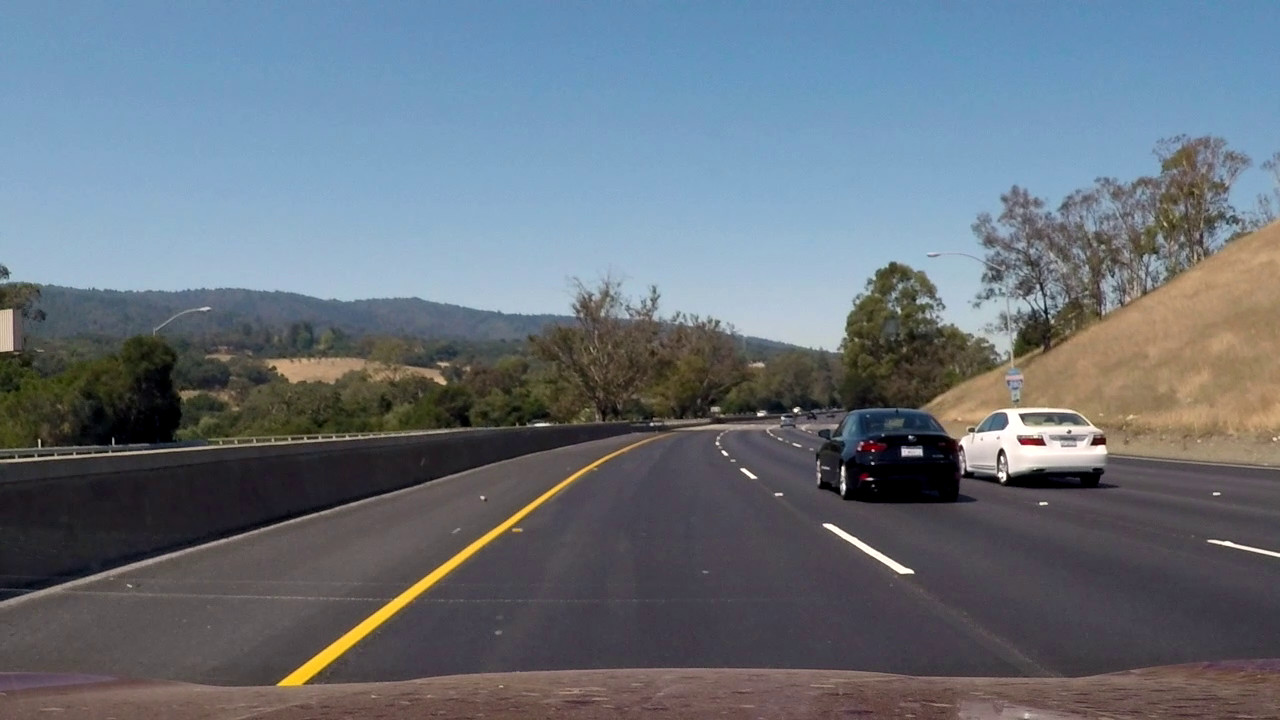
#> input picture test_images/challenge_snap1.jpg, 1280 x 720 px; its folder holds 3 pictures in this run
$ jupyter execute --allow-errors P1.ipynb   (shell and % lines are left out)
#> lines starting #> are read from the running program, lines starting #| are printed output that depends on the picture; after the words box and inside, x2 and y2 are one past the last pixel; in counts of white or black regions, pixels touching at a corner belong together
# **Finding Lane Lines on the Road**
***
In this project, you will use the tools you learned about in the lesson to identify lane lines on the road.  You can develop your pipeline on a series of individual images, and later apply the result to a video stream (really just a series of images). Check out the video clip "raw-lines-example.mp4" (also contained in this repository) to see what the output should look like after using the helper functions below.

Once you have a result that looks roughly like "raw-lines-example.mp4", you'll need to get creative and try to average and/or extrapolate the line segments you've detected to map out the full extent of the lane lines.  You can see an example of the result you're going for in the video "P1_example.mp4".  Ultimately, you would like to draw just one line for the left side of the lane, and one for the right.

---
Let's have a look at our first image called 'test_images/solidWhiteRight.jpg'.  Run the 2 cells below (hit Shift-Enter or the "play" button above) to display the image.

**Note: If, at any point, you encounter frozen display windows or other confounding issues, you can always start again with a clean slate by going to the "Kernel" menu above and selecting "Restart & Clear Output".**

---

**The tools you have are color selection, region of interest selection, grayscaling, Gaussian smoothing, Canny Edge Detection and Hough Tranform line detection.  You  are also free to explore and try other techniques that were not presented in the lesson.  Your goal is piece together a pipeline to detect the line segments in the image, then average/extrapolate them and draw them onto the image for display (as below).  Once you have a working pipeline, try it out on the video stream below.**

---

<figure>

 <figcaption>
 <p></p>
 <p style="text-align: center;"> Your output should look something like this (above) after detecting line segments using the helper functions below </p>
 </figcaption>
</figure>
 <p></p>
<figure>

 <figcaption>
 <p></p>
 <p style="text-align: center;"> Your goal is to connect/average/extrapolate line segments to get output like this</p>
 </figcaption>
</figure>

**Run the cell below to import some packages.  If you get an `import error` for a package you've already installed, try changing your kernel (select the Kernel menu above --> Change Kernel).  Still have problems?  Try relaunching Jupyter Notebook from the terminal prompt.  Also, see [this forum post](https://carnd-forums.udacity.com/cq/viewquestion.action?spaceKey=CAR&id=29496372&questionTitle=finding-lanes---import-cv2-fails-even-though-python-in-the-terminal-window-has-no-problem-with-import-cv2) for more troubleshooting tips.**

[cell 1]
#importing some useful packages
import matplotlib.pyplot as plt
import matplotlib.image as mpimg
import numpy as np
import cv2

#> (a cell that did not finish here is left out)

**Some OpenCV functions (beyond those introduced in the lesson) that might be useful for this project are:**

`cv2.inRange()` for color selection
`cv2.fillPoly()` for regions selection
`cv2.line()` to draw lines on an image given endpoints
`cv2.addWeighted()` to coadd / overlay two images
`cv2.cvtColor()` to grayscale or change color
`cv2.imwrite()` to output images to file
`cv2.bitwise_and()` to apply a mask to an image

**Check out the OpenCV documentation to learn about these and discover even more awesome functionality!**

Below are some helper functions to help get you started. They should look familiar from the lesson!

[cell 3]
import math
import numpy as np

buf_mPos = np.array([0.,0.,0.,0.]) ; buf_xcPos = np.array([0.,0.,0.,0.]) ; buf_ycPos = np.array([0.,0.,0.,0.])
#> after `buf_mPos = np.array([0.0, 0.0, 0.0, 0.0])`: buf_mPos = [0, 0, 0, 0]
buf_mNeg = np.array([0.,0.,0.,0.]) ; buf_xcNeg = np.array([0.,0.,0.,0.]) ; buf_ycNeg = np.array([0.,0.,0.,0.])
wma_weights = np.array([0.4,0.3,0.2,0.1]) # Weights for 4 sample weighted moving average
smooth_lines = True

def grayscale(img):
    """Applies the Grayscale transform
    This will return an image with only one color channel
    but NOTE: to see the returned image as grayscale
    (assuming your grayscaled image is called 'gray')
    you should call plt.imshow(gray, cmap='gray')"""
    return cv2.cvtColor(img, cv2.COLOR_RGB2GRAY)
    # Or use BGR2GRAY if you read an image with cv2.imread()
    # return cv2.cvtColor(img, cv2.COLOR_BGR2GRAY)

def canny(img, low_threshold, high_threshold):
    """Applies the Canny transform"""
    return cv2.Canny(img, low_threshold, high_threshold)

def gaussian_blur(img, kernel_size):
    """Applies a Gaussian Noise kernel"""
    return cv2.GaussianBlur(img, (kernel_size, kernel_size), 0)

# [101 lines left out: functions region_of_interest, draw_lines, hough_lines, not called in this run]

def draw_curves(img, lines, color=[255, 0, 0], thickness=10):
    from numpy import polyfit
    from numpy import poly1d
    shp = img.shape # get shape to determine the bounds for extrapolating line
    ptxL = [] ; ptyL = [] ; ptxR = [] ; ptyR = []
    for line in lines:
        for x1,y1,x2,y2 in line:
            m = (y2-y1)/(x2-x1)
            if abs(m) < 0.5 or abs(m) > 5.0:
                continue
            if m > 0:
                ptxL.append(x1) ; ptxL.append(x2)
                ptyL.append(y1) ; ptyL.append(y2)
            if m < 0:
                ptxR.append(x1) ; ptxR.append(x2)
                ptyR.append(y1) ; ptyR.append(y2)
    # Fit x as a function of y !!!
    if len(ptxL)==0 or len(ptxR)==0:
        return
    coeffL = polyfit(ptyL, ptxL, 2)
    polyL = poly1d(coeffL)
    coeffR = polyfit(ptyR, ptxR, 2)
    polyR = poly1d(coeffR)
    # Generate points across ROI extent
    ys = np.linspace(0.6*shp[0], 1.0*shp[0], 100)
    xsL = polyL(ys)
    xsR = polyR(ys)

    # Draw polygonal curves
    crvL = np.array([])
    crvR = np.array([])
    for i in range(len(ys)):
        crvL = np.append(crvL,[xsL[i],ys[i]])
        crvR = np.append(crvR,[xsR[i],ys[i]])
    crvL = np.reshape(crvL,(-1,2),order='C')
    crvR = np.reshape(crvR,(-1,2),order='C')

    # [13 lines of commented-out code are left out]

    cv2.polylines(img,np.int32([crvL, crvR]),False,color=(0,0,255),thickness=10)

def hough_curves(img, rho, theta, threshold, min_line_len, max_line_gap):
    lines = cv2.HoughLinesP(img, rho, theta, threshold, np.array([]), minLineLength=min_line_len, maxLineGap=max_line_gap)
    curve_img = np.zeros((img.shape[0], img.shape[1], 3), dtype=np.uint8)
    draw_curves(curve_img, lines)
    return curve_img

# Python 3 has support for cool math symbols.

def weighted_img(img, initial_img, α=0.8, β=1., λ=0.):
    """
    `img` is the output of the hough_lines(), An image with lines drawn on it.
    Should be a blank image (all black) with lines drawn on it.

    `initial_img` should be the image before any processing.

    The result image is computed as follows:

    initial_img * α + img * β + λ
    NOTE: initial_img and img must be the same shape!
    """
    return cv2.addWeighted(initial_img, α, img, β, λ)

## Test on Images

Now you should build your pipeline to work on the images in the directory "test_images"
**You should make sure your pipeline works well on these images before you try the videos.**

[cell 4]
import os
os.listdir("test_images/")

run your solution on all test_images and make copies into the test_images directory).

#> (a cell that did not finish here is left out)

## Test on Videos

You know what's cooler than drawing lanes over images? Drawing lanes over video!

We can test our solution on two provided videos:

`solidWhiteRight.mp4`

`solidYellowLeft.mp4`

**Note: if you get an `import error` when you run the next cell, try changing your kernel (select the Kernel menu above --> Change Kernel).  Still have problems?  Try relaunching Jupyter Notebook from the terminal prompt. Also, check out [this forum post](https://carnd-forums.udacity.com/questions/22677062/answers/22677109) for more troubleshooting tips.**

**If you get an error that looks like this:**
```
NeedDownloadError: Need ffmpeg exe.
You can download it by calling:
imageio.plugins.ffmpeg.download()
```
**Follow the instructions in the error message and check out [this forum post](https://carnd-forums.udacity.com/display/CAR/questions/26218840/import-videofileclip-error) for more troubleshooting tips across operating systems.**

[cell 6]
# Import everything needed to edit/save/watch video clips
from moviepy.editor import VideoFileClip
from IPython.display import HTML

[cell 7]
# [17 lines left out: function process_image, not called in this run]

Let's try the one with the solid white lane on the right first ...

[cell 8]
smooth_lines = False
#> smooth_lines = False
white_output_raw = 'white_raw.mp4'
#> (the rest of this cell did not finish here and is left out)

Play the video inline, or if you prefer find the video in your filesystem (should be in the same directory) and play it in your video player of choice.

[cell 9]
HTML("""
<video width="960" height="540" controls>
  <source src="{0}">
</video>
""".format(white_output_raw))

[cell 10]
smooth_lines = True
white_output_smooth = 'white_smooth.mp4'
#> (the rest of this cell did not finish here and is left out)

[cell 11]
HTML("""
<video width="960" height="540" controls>
  <source src="{0}">
</video>
""".format(white_output_smooth))

**At this point, if you were successful you probably have the Hough line segments drawn onto the road, but what about identifying the full extent of the lane and marking it clearly as in the example video (P1_example.mp4)?  Think about defining a line to run the full length of the visible lane based on the line segments you identified with the Hough Transform.  Modify your draw_lines function accordingly and try re-running your pipeline.**

Now for the one with the solid yellow lane on the left. This one's more tricky!

[cell 12]
smooth_lines = True
yellow_output = 'yellow.mp4'
#> (the rest of this cell did not finish here and is left out)

[cell 13]
HTML("""
<video width="960" height="540" controls>
  <source src="{0}">
</video>
""".format(yellow_output))

## Reflections

Congratulations on finding the lane lines!  As the final step in this project, we would like you to share your thoughts on your lane finding pipeline... specifically, how could you imagine making your algorithm better / more robust?  Where will your current algorithm be likely to fail?

Please add your thoughts below,  and if you're up for making your pipeline more robust, be sure to scroll down and check out the optional challenge video below!

### Implementation Overview

The project was completed by implementing the image processing pipeline that utilized the starter functions. The pipeline performs the following steps

1. Load frame from video and converts to grayscale
2. Apply gaussian blur and identify edges using Canny routine
3. Creates a region of interest to __*mask non-relevant*__ edges (trees, other cars, etc).
4. Uses masked edges to determine the set of Hough lines
5. Hough lines are then drawn on the image and frame is output to video

The key implemention is in function __draw_lines__. The function segregates the Hough lines in the parameter space and allocates them to either the left or the right lanes depending on the apparent slope. The implementation provides a flag __smooth_lines__, which performs *Simple Weighted Moving Average (SWMA)* smoothing of the line in parameter space. The output video without and with SWMA smoothing is presented in two separate videos. The pipeline was also successfully applied to the last video with yellow left lane.

### Key implementation

The challenge problem was also attempted. The video output using the previous implementation of __draw_lines__ resulted in poor tracking of curved lanes. Two alternate functions __draw_curves__ and __hough_curves__ were implemented to employ quadratic fit approach. However, due to poor sampling from dashed center-lanes, the quality of tracking is poor. The tracking of lanes in frames for the concrete section of the road is especially difficult. Some ideas for further improvement are as follows (these are being explored and will be implemented in due course of time).

* Improve lane detection in concrete section
  - Incresae image contrast before Canny edge detection
  - Change Gaussian blur parameter
  - Change the minVal and maxVal for Canny function
* Cubic or spline based fitting of points
* Further improvement to masked regions (two polygonal regions, one for each lane)
* Keep a history of points from the last three frames while fitting. This will improve and smoothen the fit for dashed lanes.
* Alternatively, generalized Hough transformation for quadtratic (3-d parameter space) and cubic (4-d parameter space) can be implemented. However, working with extra-dimensions presents many challenges including compute resources and uniqueness of solution. The above approach was found to be cost effective - however, an attempt will be made later to try quadratic fit using GHT.

## Submission

If you're satisfied with your video outputs it's time to submit!  Submit this ipython notebook for review.

## Optional Challenge

Try your lane finding pipeline on the video below.  Does it still work?  Can you figure out a way to make it more robust?  If you're up for the challenge, modify your pipeline so it works with this video and submit it along with the rest of your project!

[cell 14]
image = mpimg.imread('test_images/challenge_snap1.jpg')
#> image is the input picture: shape (720, 1280, 3); mean R, G, B 103.7, 113.1, 123.1
gray = grayscale(image)
#> in grayscale, `return cv2.cvtColor(img, cv2.COLOR_RGB2GRAY)`:
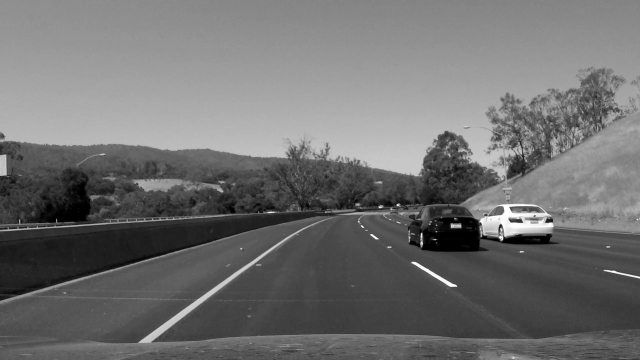
#> returned value: shape (720, 1280) (shown at 1/2 size); min 0, max 255, mean 111.4
#plt.imshow(gray, cmap='gray') # without cmap=gray Jupyter may give 'jet' like colormap
blur_gray = gaussian_blur(gray,5)
#plt.imshow(blur_gray, cmap='gray') # without cmap=gray Jupyter may give 'jet' like colormap
edges = canny(blur_gray, 100, 250)
#> in canny, `return cv2.Canny(img, low_threshold, high_threshold)`:
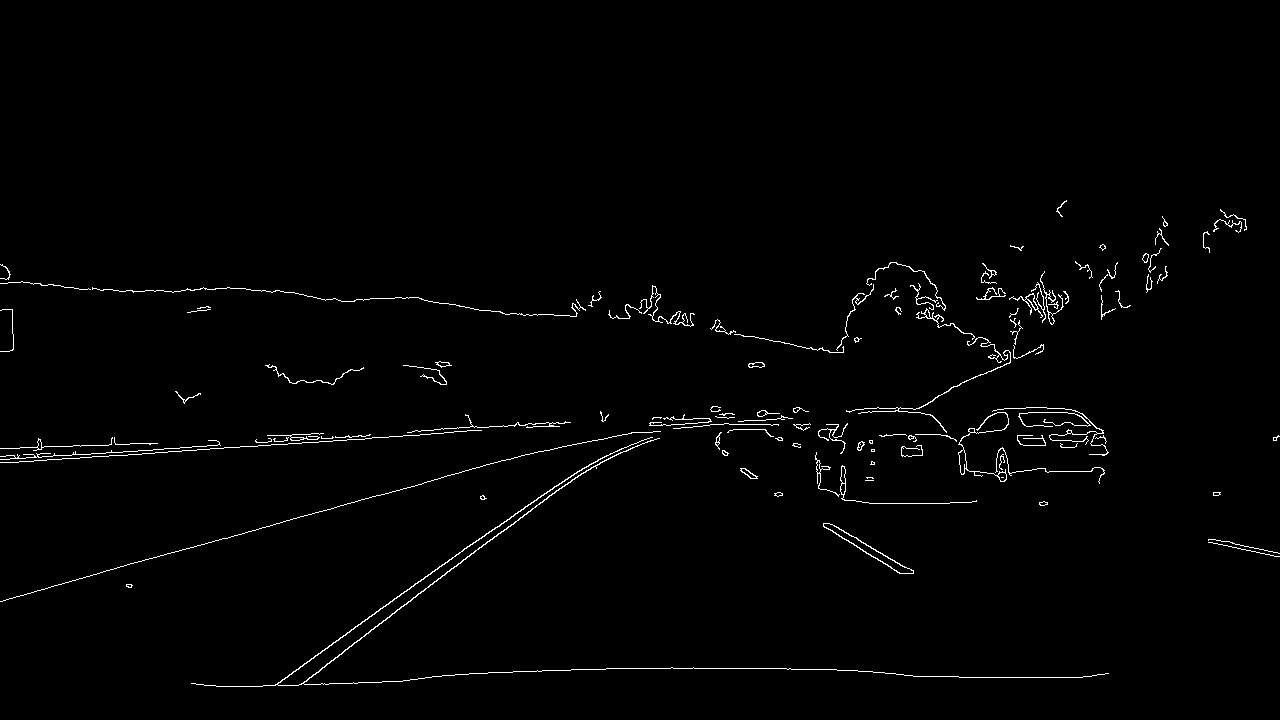
#> returned value: shape (720, 1280); 1.2% white in thin lines or dots, all inside (x1, y1, x2, y2) = (0, 200, 1280, 687)
#plt.imshow(edges, cmap='gray') # without cmap=gray Jupyter may give 'jet' like colormap
mask = np.zeros_like(edges)
ignore_mask_color = 255
imshape = image.shape
vertices = np.array([[(0.05*imshape[1],0.9*imshape[0]),(0.45*imshape[1], 0.6*imshape[0]), (0.55*imshape[1], 0.6*imshape[0]), (0.95*imshape[1],0.9*imshape[0])]], dtype=np.int32)
cv2.fillPoly(mask, vertices, ignore_mask_color)
#> mask: shape (720, 1280); 15.1% white; 1 white region, box (x1, y1, x2, y2) and area: (64, 432, 1217, 649) 139393
#plt.imshow(mask, cmap='gray') # without cmap=gray Jupyter may give 'jet' like colormap
masked_edges = cv2.bitwise_and(edges, mask)
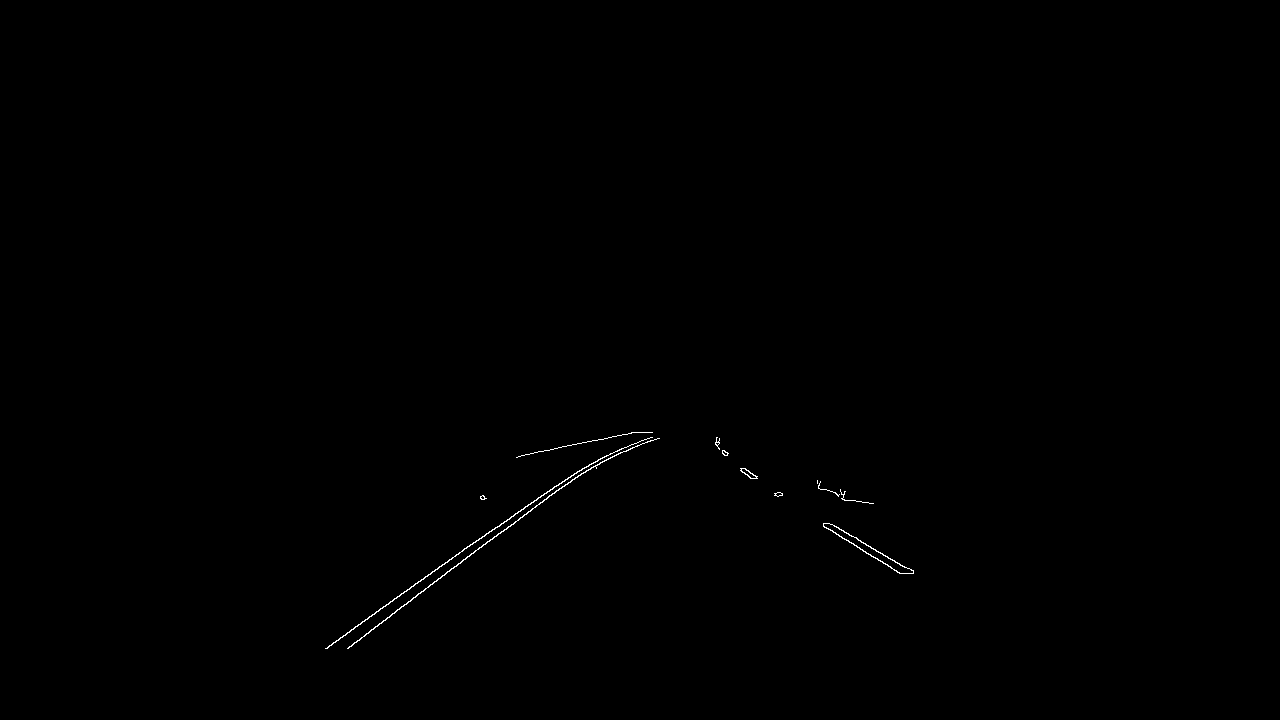
#> masked_edges: shape (720, 1280); 0.18% white in thin lines or dots, all inside (x1, y1, x2, y2) = (325, 432, 914, 649)
#plt.imshow(masked_edges, cmap='gray') # without cmap=gray Jupyter may give 'jet' like colormap
curve_image = np.copy(image)*0 # blank image for drawing the lines
#> curve_image: shape (720, 1280, 3); every value is 0
hcurves = hough_curves(masked_edges, 1, np.pi/180, 5, 10, 5)
#> in hough_curves, `lines = cv2.HoughLinesP(img, rho, theta, threshold, np.array([]), minL..`: lines = 34 rows, first 6: [347, 648, 562, 486], [449, 559, 591, 463], [831, 524, 904, 567], [554, 493, 581, 473], [823, 525, 900, 573], [610, 453, 651, 437]
#> the loop in draw_curves, `for line in lines:` made 34 passes
#> after the loop in draw_curves, `for line in lines:`: ptxL = [831, 904, 823, 900, 715, 727, 836, 905, 740, 754, 870, 902, 882, 913, 829, 849, 830, 859]; ptxR = [347, 562, 449, 591, 554, 581, 327, 383, 511, 584, 394, 451, 492, 572, 392, 501, 432, 513, 345, 396, 325, 340, 350, 364]; ptyL = [524, 567, 525, 573, 444, 454, 526, 567, 470, 478, 554, 573, 553, 572, 523, 535, 529, 547]; ptyR = [648, 486, 559, 463, 493, 473, 648, 606, 516, 467, 598, 559, 539, 479, 613, 531, 571, 516, 635, 597, 648, 637, 646, 636]
#> in draw_curves, `coeffL = polyfit(ptyL, ptxL, 2)`: coeffL = [0.00183, -0.333, 497.9]
#> in draw_curves, `coeffR = polyfit(ptyR, ptxR, 2)`: coeffR = [0.000829, -2.33, 1493.9]
#> in draw_curves, `xsL = polyL(ys)`: xsL = 100 values from 696.3 to 1208.6
#> in draw_curves, `xsR = polyR(ys)`: xsR = 100 values, max 644.2 at index 0, min 249.6 at index 99, mean 435.5
#> the loop in draw_curves, `for i in range(len(ys)):` made 100 passes
#> (crvL, crvR) on passes 1 to 4: ([696.3, 432], [644.2, 432]), ([696.3, 432, 700, 434.9], [644.2, 432, 639.5, 434.9]), ([696.3, 432, 700, 434.9, 703.7, 437.8], [644.2, 432, 639.5, 434.9, 634.8, 437.8]), ([696.3, 432, 700, 434.9, 703.7, 437.8, 707.4, 440.7], [644.2, 432, 639.5, 434.9, 634.8, 437.8, 630.2, 440.7])
#> after the loop in draw_curves, `for i in range(len(ys)):`: crvL = 200 values, max 1208.6 at index 198, min 432 at index 1, mean 751.7; crvR = 200 values, max 720 at index 199, min 249.6 at index 198, mean 505.8
#> in draw_curves, `crvL = np.reshape(crvL,(-1,2),order='C')`: crvL = 100 pairs, first value 696.3 to 1208.6, second value 432 to 720
#> in draw_curves, `crvR = np.reshape(crvR,(-1,2),order='C')`: crvR = 100 pairs, first value 249.6 to 644.2, second value 432 to 720
#plt.imshow(hcurves, cmap='gray') # without cmap=gray Jupyter may give 'jet' like colormap
final_image = weighted_img(image, hcurves, α=0.8, β=1., λ=0.)
#> in weighted_img, `return cv2.addWeighted(initial_img, α, img, β, λ)`:
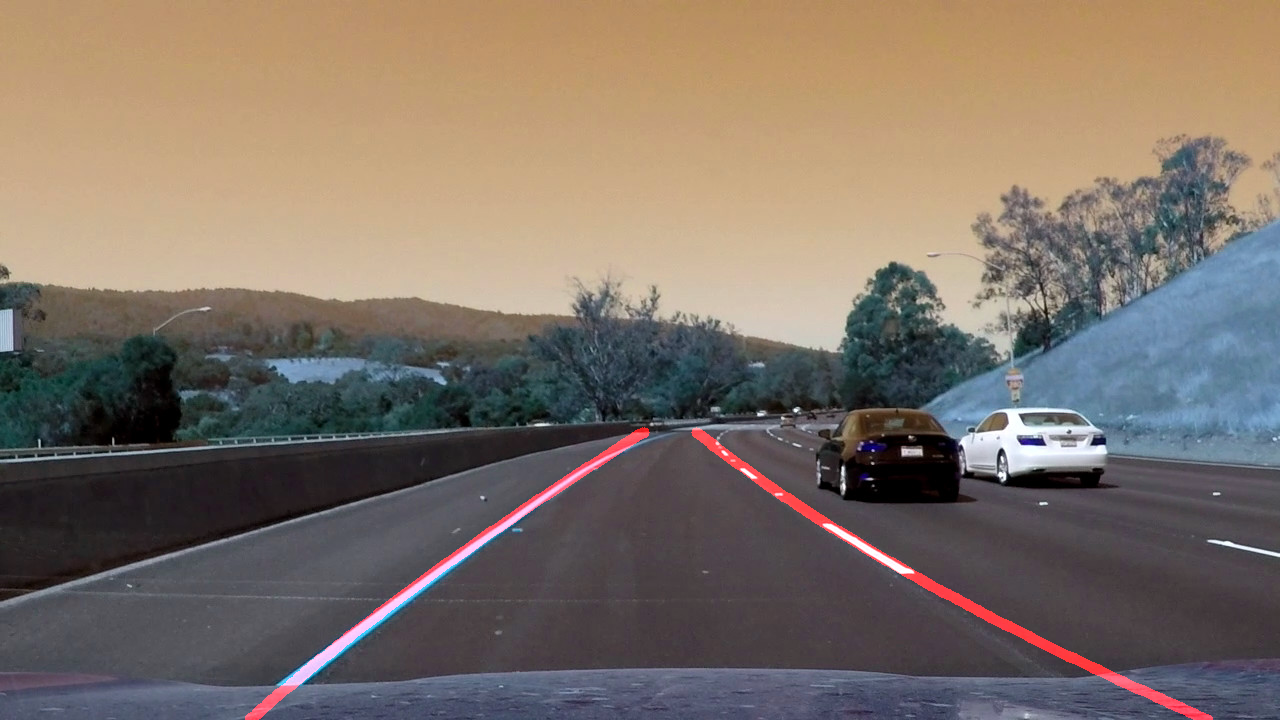
#> returned value: shape (720, 1280, 3); mean of channels 0, 1, 2 103.7, 113.1, 125.3; drawn as B, G, R
plt.imshow(final_image, cmap='gray') # without cmap=gray Jupyter may give 'jet' like colormap
#> (this line was passed over: IPython is not available in this run)
